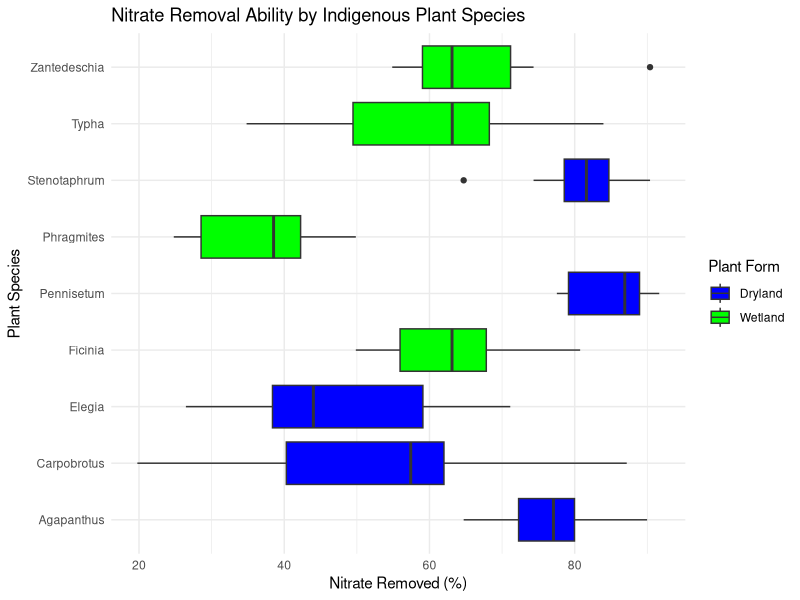
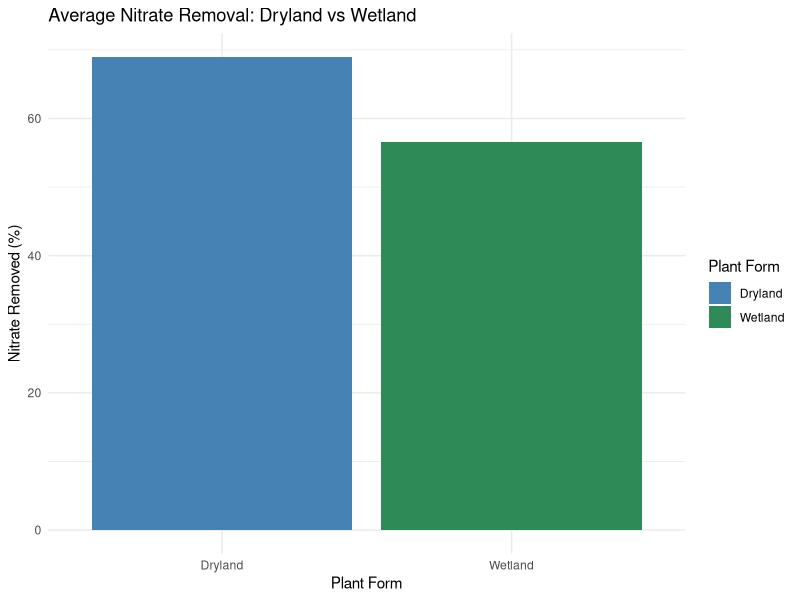

These figures' R source, in order:
## ---- chunk 1
library(tidyverse)
## ---- chunk 2

# stringsAsFactors= FALSE allows me to manipulate the "characters", so I can change them to numbers later

#load data
raw_data <- read.csv("DATA/stormwater.csv", stringsAsFactors = FALSE)
## ---- chunk 3
#Separate into multiple columns
stormwaterdata <- raw_data %>%
  separate(col = 1,  # Separate the first column
           into = c("id", "species", "plant.form", "outflow", "inflow", "no3"), #use these headings
           sep = ",", 
           convert = TRUE) %>%
  mutate(
    species = str_remove_all(species, "\""),  # Remove quotes from species
    plant.form = str_remove_all(plant.form, "\"")  # Remove quotes plant.form
  )
## ---- chunk 4
# see the summary of the data
summary(stormwaterdata)

#R is providing the 5 number summary, meaning that it is treating the numbers as numbers and no longer as characters
## ---- chunk 5
# Calculate mean, standard deviation, and sample size for NO3 removal by each species
# Arranged from highest to lowest removal ability to identify best performers

library(tidyverse)
stormwaterdata %>%
  group_by(species) %>%
  summarise(
    mean_no3 = mean(no3),
    sd_no3 = sd(no3),
    mean_outflow = mean(outflow),
    n = n()
  ) %>%
  arrange(desc(mean_no3))
## ---- chunk 6

# Compare average NO3 removal between the two plant form types
# This shows whether plant habitat type (Dryland/Wetland) affects removal ability

stormwaterdata %>%
  filter(plant.form != "") %>%  # Remove Control rows
  group_by(plant.form) %>%
  summarise(
    mean_no3 = mean(no3),
    sd_no3 = sd(no3),
    mean_outflow = mean(outflow),
    n = n()
  )

## ---- chunk 7
# Compare average NO3 removal between planted systems and unplanted control (soil only)
# This determines if plants significantly improve nitrate removal compared to no treatment

# Control data (soil only, no plants)
control_data <- stormwaterdata %>%
  filter(species == "Control") %>%
  summarise(
    mean_no3 = mean(no3),
    sd_no3 = sd(no3),
    mean_outflow = mean(outflow)
  )

# Planted data (all plant species combined)
planted_data <- stormwaterdata %>%
  filter(species != "Control") %>%
  summarise(
    mean_no3 = mean(no3),
    sd_no3 = sd(no3),
    mean_outflow = mean(outflow)
  )
## ---- chunk 8
# View control data
control_data

#view plant data
planted_data
## ---- chunk 9
# Plot 1: NO3 removal ability ranked by plant species, colored by plant form

stormwaterdata %>%
  filter(plant.form != "") %>%
  ggplot(aes(x = species, y = no3, fill = plant.form)) +
  geom_boxplot() +
  scale_fill_manual(values = c("Dryland" = "blue", "Wetland" = "green")) +
  theme_minimal() +
  coord_flip() +
  labs(title = "Nitrate Removal Ability by Indigenous Plant Species",
       x = "Plant Species",
       y = "Nitrate Removed (%)",
       fill = "Plant Form")

## Plot 2: Average NO3 removal comparison between Dryland and Wetland plants

stormwaterdata %>%
  filter(plant.form != "") %>%
  group_by(plant.form) %>%
  summarise(mean_no3 = mean(no3)) %>%
  ggplot(aes(x = plant.form, y = mean_no3, fill = plant.form)) +
  geom_col() +
  scale_fill_manual(values = c("Dryland" = "steelblue", "Wetland" = "seagreen")) +
  theme_minimal() +
  labs(title = "Average Nitrate Removal: Dryland vs Wetland",
       x = "Plant Form",
       y = "Nitrate Removed (%)",
       fill = "Plant Form")

